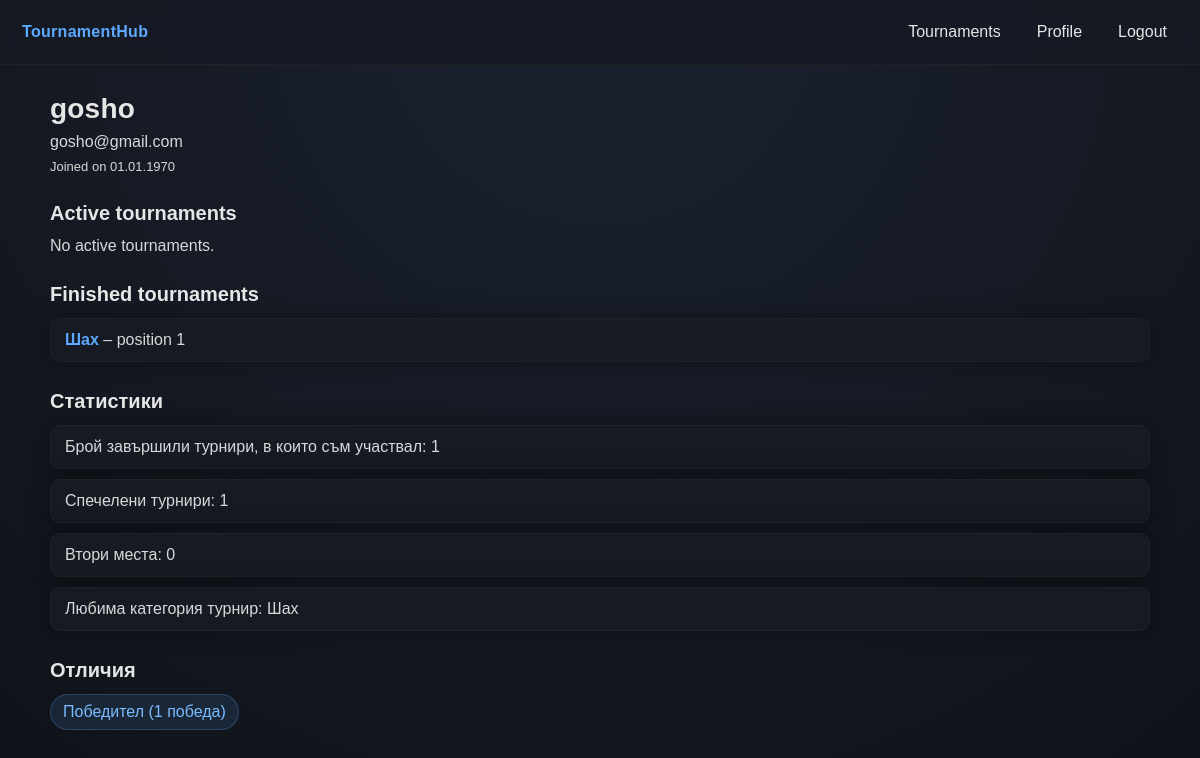
The page /user.php (signed in) on the database its author committed.
### tables this page shows
CREATE TABLE User (
    id INT UNSIGNED AUTO_INCREMENT PRIMARY KEY,
    username VARCHAR(63) NOT NULL UNIQUE,
    email VARCHAR(255) NOT NULL UNIQUE,
    password_hash VARCHAR(255) NOT NULL,
    description VARCHAR(255),
    created_at TIMESTAMP DEFAULT CURRENT_TIMESTAMP
);

CREATE TABLE Participates (
    user_id INT UNSIGNED NOT NULL,
    tournament_id INT UNSIGNED NOT NULL,
    team_name VARCHAR(63) NOT NULL,
    result_position INT UNSIGNED,
    joined_at TIMESTAMP DEFAULT CURRENT_TIMESTAMP,
    PRIMARY KEY(user_id, tournament_id),
    CONSTRAINT fk_tournament_id
        FOREIGN KEY (tournament_id)
        REFERENCES Tournament(id)
        ON DELETE CASCADE
        ON UPDATE CASCADE,
    CONSTRAINT fk_user_id
        FOREIGN KEY (user_id)
        REFERENCES User(id)
        ON DELETE CASCADE
        ON UPDATE CASCADE     
);

CREATE TABLE Tournament (
    id INT UNSIGNED AUTO_INCREMENT PRIMARY KEY,
    name VARCHAR(63) NOT NULL,
    description VARCHAR(255),
    category VARCHAR(63),
    start_datetime DATETIME NOT NULL,
    end_datetime DATETIME NOT NULL,
    status ENUM('upcoming', 'ongoing', 'finished') NOT NULL DEFAULT 'upcoming',
    capacity INT UNSIGNED NOT NULL,
    spots_taken INT UNSIGNED NOT NULL DEFAULT 0, 
    is_team_based BOOLEAN NOT NULL,
    creator_user_id INT UNSIGNED NOT NULL,
    CONSTRAINT fk_tournament_creator
        FOREIGN KEY (creator_user_id)
        REFERENCES User(id)
        ON DELETE CASCADE
        ON UPDATE CASCADE 
);

### user.php (the view, shortened to what this page needs)
<?php
require "db.php";
$userId = $_SESSION['user_id'] ?? null;
$stmt = mysqli_prepare(
    $conn,
    "SELECT username, email, description, created_at
     FROM User
     WHERE id = ?"
);
mysqli_stmt_bind_param($stmt, "i", $userId);
mysqli_stmt_execute($stmt);
$result = mysqli_stmt_get_result($stmt);
$user = mysqli_fetch_assoc($result);
$activeTournaments = [];
$stmt = mysqli_prepare(
    $conn,
    "SELECT t.id, t.name, t.category, p.result_position
     FROM Tournament t
     JOIN Participates p ON p.tournament_id = t.id
     WHERE p.user_id = ?
       AND t.status = 'finished'"
);
mysqli_stmt_bind_param($stmt, "i", $userId);
mysqli_stmt_execute($stmt);
$result = mysqli_stmt_get_result($stmt);
$finishedTournaments = [];
while ($row = mysqli_fetch_assoc($result)) {
    $finishedTournaments[] = $row;
}
?>
<!DOCTYPE html>
<html lang="bg">
<head>
    <link rel="stylesheet" href="style.css">
</head>
<body>
<header class="navbar">
    <div class="logo">TournamentHub</div>
    <nav>
        <a href="home.php">Tournaments</a>
        <a href="user.php">Profile</a>
        <a href="logout.php">Logout</a>
    </nav>
</header>
<main class="container">
    <h1><?= htmlspecialchars($user['username']) ?></h1>
    <p><?= htmlspecialchars($user['email']) ?></p>
    <p class="meta">Joined on <?= date("d.m.Y", strtotime($user['created_at'])) ?></p>
    <h2>Active tournaments</h2>
    <?php if (empty($activeTournaments)): ?>
        <p>No active tournaments.</p>
    <?php endif; ?>
    <h2>Finished tournaments</h2>
    <?php if (empty($finishedTournaments)): ?>
        <p>No finished tournaments.</p>
    <?php else: ?>
        <ul>
            <?php foreach ($finishedTournaments as $t): ?>
                <li>
                    <a href="tournament.php?id=<?= (int)$t['id'] ?>">
                        <?= htmlspecialchars($t['name']) ?>
                    </a>
                    – position <?= htmlspecialchars((string)$t['result_position']) ?>
                </li>
            <?php endforeach; ?>
        </ul>
    <?php endif; ?>
    <?php
    $stats = [
        'participated' => count($finishedTournaments),
        'wins' => 0,
        'runner_ups' => 0,
        'position_7' => 0.
    ];
    foreach ($finishedTournaments as $t) {
        if ($t['result_position'] == 1) {
            $stats['wins']++;
        } elseif ($t['result_position'] == 2) {
            $stats['runner_ups']++;
        } elseif ($t['result_position'] == 7) {
            $stats['position_7']++;
        }
    }
   $badges = [];
    switch (true) {
        case $stats['wins'] >= 1:
            $badges[] = 'Победител (1 победа)';
            break;
    }
    $categoryCount = [];
    foreach ($finishedTournaments as $t) {
        $cat = $t['category'] ?? 'Няма категория';
        if (!isset($categoryCount[$cat])) {
            $categoryCount[$cat] = 0;
        }
        $categoryCount[$cat]++;
    }
    $favoriteCategory = null;
    if (!empty($categoryCount)) {
        arsort($categoryCount);
        $favoriteCategory = array_key_first($categoryCount);
    }
    ?>
    <h2>Статистики</h2>
    <ul>
        <li>Брой завършили турнири, в които съм участвал: <?= $stats['participated'] ?></li>
        <li>Спечелени турнири: <?= $stats['wins'] ?></li>
        <li>Втори места: <?= $stats['runner_ups'] ?></li>
        <li>Любима категория турнир: <?= htmlspecialchars($favoriteCategory ?? 'Няма') ?></li>
    </ul>
    <h2>Отличия</h2>
    <?php if (empty($badges)): ?>
        <p>Все още няма отличия.</p>
    <?php else: ?>
        <ul class="badges">
            <?php foreach ($badges as $badge): ?>
                <li><?= htmlspecialchars($badge) ?></li>
            <?php endforeach; ?>
        </ul>
    <?php endif; ?>
</main>
</body>
</html>

### style.css (style rules this page uses)
:root { --bg1:#1b2230; --bg2:#0f1218; --text:#e6e6e6; --muted:#aaa; --card:#151a23; --border:#222; --primary:#5da9ff; --primaryHover:#7bbcff; --shadow: 0 0 40px rgba(0,0,0,.55); }
* { box-sizing:border-box; font-family: Arial, sans-serif; }
body { margin:0; min-height:100vh; background: radial-gradient(circle at top, var(--bg1), var(--bg2)); color:var(--text); }
a { color:var(--primary); text-decoration:none; }
.navbar { position: sticky; top: 0; z-index: 10; display:flex; align-items:center; justify-content:space-between; padding: 14px 22px; background: rgba(21,26,35,.92); border-bottom: 1px solid var(--border); backdrop-filter: blur(8px); }
.navbar .logo { font-weight: 800; letter-spacing: .3px; color: var(--primary); user-select:none; }
.navbar nav { display:flex; align-items:center; gap:14px; }
.navbar nav a { color: var(--text); text-decoration:none; padding: 8px 10px; border-radius: 8px; border: 1px solid transparent; }
.container { width: min(1100px, calc(100% - 40px)); margin: 0 auto; padding: 28px 0 46px; }
.container h1 { margin: 0 0 6px; font-size: 28px; letter-spacing: .2px; }
.container h2 { margin: 28px 0 12px; font-size: 20px; font-weight: 700; }
.container p { color: #d8d8d8; margin: 8px 0; }
.meta { color: var(--muted); font-size: 13px; }
ul { padding-left: 0; list-style: none; margin: 10px 0 0; }
ul li { background: var(--card); border: 1px solid var(--border); border-radius: 10px; padding: 12px 14px; margin-bottom: 10px; box-shadow: 0 0 22px rgba(0,0,0,.35); color: #d8d8d8; }
ul li a { font-weight: 800; text-decoration:none; }
.badges { display:flex; flex-wrap:wrap; gap: 10px; margin-top: 10px; }
.badges li { margin:0; padding: 8px 12px; border-radius: 999px; background: rgba(93,169,255,.12); border: 1px solid rgba(93,169,255,.25); color: var(--primaryHover); box-shadow: none; }

### rows shown on the page
user: username "gosho", email "gosho@gmail.com", created_at "01.01.1970"
participates: tournament.name "Шах", result_position "1"

### other values the page prints
$stats['participated'] "1"
$stats['wins'] "1"
$stats['runner_ups'] "0"
$favoriteCategory "Шах"
$badge "Победител (1 победа)"
